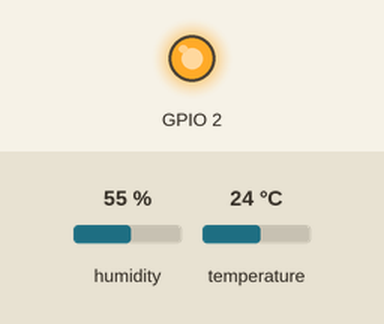
The sketch below on a simulated ESP8266 (NodeMCU). On the bench: output pins drawn as LEDs (lit = HIGH). The test bench sets the inputs (shaded band); at power-on: humidity 55 %, temperature 24 °C. WiFi joins after 1.5 s; servers stay silent unless stated; uploads are accepted with an empty reply; EEPROM starts erased; what the sketch prints to the serial monitor is not drawn.

Above: at 4.1 s.
Timing chart, 0 to 8.3 s (numbered marks = the images above):
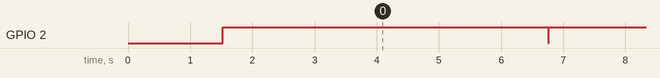

The sketch:

ESP8266_HTTPS_MYSQL_WIFI_SOFT.ino
```cpp
#include <ESP8266WebServer.h>
#include <EEPROM.h>
#include <ESP8266WiFi.h>
#include <ESP8266HTTPClient.h>
#include <WiFiClientSecureBearSSL.h>
#include <Wire.h>
#include <Adafruit_Sensor.h>
#include "DHT.h"

#define DPIN 4
#define DTYPE DHT11

DHT dht(DPIN,DTYPE);

// Replace with your Domain name and URL path.
const char* serverName = "https://www.yourdomain.com/folder/post-data.php";

// Keep this API Key value to be compatible with the PHP code provided in the project page.
String apiKeyValue = "123456789";

ESP8266WebServer    server(80);

struct settings {
  char ssid[30];
  char password[30];
} user_wifi = {};

void setup() {
  pinMode(LED_BUILTIN, OUTPUT);  // Initialize the LED_BUILTIN pin as an output
   Serial.begin(115200);
  EEPROM.begin(sizeof(struct settings) );
  EEPROM.get( 0, user_wifi );

  WiFi.mode(WIFI_STA);
  WiFi.begin(user_wifi.ssid, user_wifi.password);

  byte tries = 0;
  Serial.println("Connecting");
  while (WiFi.status() != WL_CONNECTED) {
    delay(500);
    Serial.print(".");
    if (tries++ > 30) {
      WiFi.mode(WIFI_AP);
      WiFi.softAP("Weather_Station_AP", "123456789");
      break;
    }
  }
  Serial.println("");
  Serial.print("Connected to WiFi network with IP Address: ");
  Serial.println(WiFi.localIP());
  Serial.print("SoftAP IP: ");
  Serial.println(WiFi.softAPIP());

  Serial.println();
  Serial.print("SSID: ");
  Serial.println(user_wifi.ssid);

  Serial.print("PASSWORD: ");
  Serial.println(user_wifi.password);

  server.on("/",  handlePortal);
  server.begin();
}


void loop() {
//Check WiFi connection status
  if(WiFi.status()== WL_CONNECTED){


    digitalWrite(LED_BUILTIN, LOW);  // Turn the LED on (Note that LOW is the voltage level
  // but actually the LED is on; this is because
  // it is active low on the ESP-01)
  delay(10);                      // Wait for a second
  digitalWrite(LED_BUILTIN, HIGH);  // Turn the LED off by making the voltage HIGH
  delay(10);

    std::unique_ptr<BearSSL::WiFiClientSecure>client(new BearSSL::WiFiClientSecure);

    // Ignore SSL certificate validation
    client->setInsecure();

    //create an HTTPClient instance
    HTTPClient https;

    // Your Domain name with URL path will fetch here.
    https.begin(*client, serverName);

    // Specify content-type header
    https.addHeader("Content-Type", "application/x-www-form-urlencoded");

    // Prepare your HTTP POST request data
    String httpRequestData = "api_key=" + apiKeyValue + "&temperature=" + String(dht.readTemperature())
                          + "&humidity=" + String(dht.readHumidity()) + "";
    Serial.print("httpRequestData: ");
    Serial.println(httpRequestData);

    // Send HTTP POST request
    int httpResponseCode = https.POST(httpRequestData);

    if (httpResponseCode>0) {
      Serial.print("HTTP Response code: ");
      Serial.println(httpResponseCode);
    }
    else {
      Serial.print("Error code: ");
      Serial.println(httpResponseCode);
    }
    // Free resources
    https.end();
  }
  else {
    Serial.println("WiFi Disconnected...");
    digitalWrite(LED_BUILTIN, LOW);  // Turn the LED on (Note that LOW is the voltage level
  // but actually the LED is on; this is because
  // it is active low on the ESP-01)
  delay(2000);                      // Wait for a second
  digitalWrite(LED_BUILTIN, HIGH);  // Turn the LED off by making the voltage HIGH
  delay(2000);
  }
  //Send an HTTP POST request every 5 seconds
  delay(5000);
  server.handleClient();
}

void handlePortal() {

  if (server.method() == HTTP_POST) {

    strncpy(user_wifi.ssid,     server.arg("ssid").c_str(),     sizeof(user_wifi.ssid) );
    strncpy(user_wifi.password, server.arg("password").c_str(), sizeof(user_wifi.password) );
    user_wifi.ssid[server.arg("ssid").length()] = user_wifi.password[server.arg("password").length()] = '\0';
    EEPROM.put(0, user_wifi);
    EEPROM.commit();

    server.send(200,   "text/html",  "<!doctype html><html lang='en'><head><meta charset='utf-8'><meta name='viewport' content='width=device-width, initial-scale=1'><title>Weather Station Wifi Setup</title><style>*,::after,::before{box-sizing:border-box;}body{margin:0;font-family:'Segoe UI',Roboto,'Helvetica Neue',Arial,'Noto Sans','Liberation Sans';font-size:1rem;font-weight:400;line-height:1.5;color:#212529;background-color:#f5f5f5;}.form-control{display:block;width:100%;height:calc(1.5em + .75rem + 2px);border:1px solid #ced4da;}button{border:1px solid transparent;color:#fff;background-color:#007bff;border-color:#007bff;padding:.5rem 1rem;font-size:1.25rem;line-height:1.5;border-radius:.3rem;width:100%}.form-signin{width:100%;max-width:400px;padding:15px;margin:auto;}h1,p{text-align: center}</style> </head> <body><main class='form-signin'> <h1>Weather Station Wifi Setup</h1> <br/> <p>Your settings have been saved successfully!<br />Please close this page.</p></main></body></html>" );
    ESP.restart();
  } else {

    server.send(200,   "text/html", "<!doctype html><html lang='en'><head><meta charset='utf-8'><meta name='viewport' content='width=device-width, initial-scale=1'><title>Wifi Setup</title> <style>*,::after,::before{box-sizing:border-box;}body{margin:0;font-family:'Segoe UI',Roboto,'Helvetica Neue',Arial,'Noto Sans','Liberation Sans';font-size:1rem;font-weight:400;line-height:1.5;color:#212529;background-color:#f5f5f5;}.form-control{display:block;width:100%;height:calc(1.5em + .75rem + 2px);border:1px solid #ced4da;}button{cursor: pointer;border:1px solid transparent;color:#fff;background-color:#007bff;border-color:#007bff;padding:.5rem 1rem;font-size:1.25rem;line-height:1.5;border-radius:.3rem;width:100%}.form-signin{width:100%;max-width:400px;padding:15px;margin:auto;}h1{text-align: center}</style> </head> <body><main class='form-signin'> <form action='/' method='post'> <h1 class=''>Wifi Setup</h1><br/><div class='form-floating'><label>SSID</label><input type='text' class='form-control' name='ssid'> </div><div class='form-floating'><br/><label>Password</label><input type='password' class='form-control' name='password'></div><br/><br/><button type='submit'>Save</button><p style='text-align: right'><a href='https://www.iissystem.net' style='color: #32C5FF'>IIS system</a></p></form></main> </body></html>" );
  }
  delay(100);
}
```

Measured:
- by itself, GPIO 2: alternates HIGH for 5.2 s and LOW for 0.01 s
